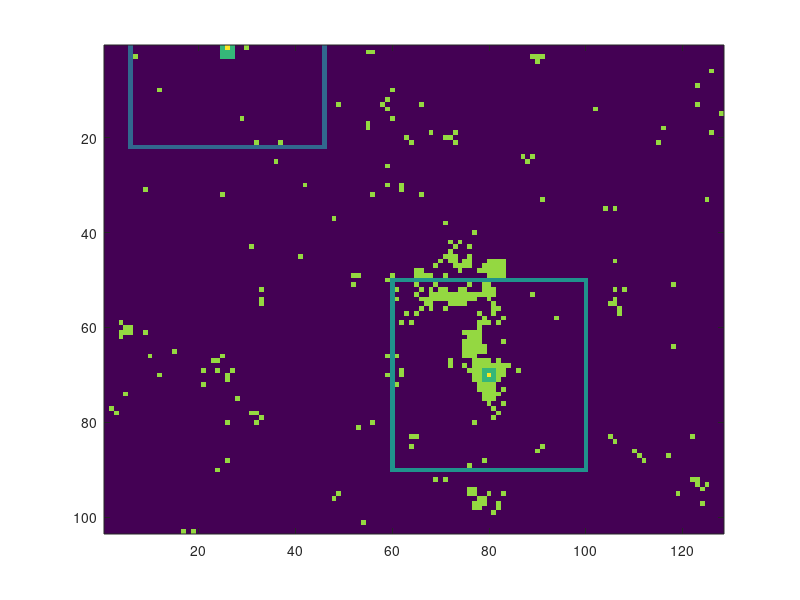

Write the MATLAB code that produced this figure.
% figure
% plot(0:80,accuracy)
% title('Square window sizes around 80,70 vs accuracy')
% xlabel('Radius of square (single pixel to whole image)')
% ylabel('Accuracy')

% figure
% hold on
% for pix=1:100
%     plot(fib,squeeze(accuracy(1,pix,:)))
% end
% title('Square window sizes vs accuracy')
% xlabel('Radius of square (single pixel to whole image)')
% ylabel('Accuracy')
% 
% figure
% shadedErrorBar(fib,squeeze(accuracy(1,:,:)),{@mean,@std}); 
% title('Square window sizes vs accuracy')
% xlabel('Radius of square (single pixel to whole image)')
% ylabel('Accuracy')

% load('Y:\Raw Data\20180308_S2R1\S2R1_searchlight_results.mat');
load('S25R1_searchlight_results.mat');
mask = zeros(size(pvalue_mask,1),size(pvalue_mask,2));
cz = 70; 
cx = 80;
% cz = 78; 
% cx = 68;
window_size = 20;
[x, z] = meshgrid(1:size(pvalue_mask,2), 1:size(pvalue_mask,1));
mask(pvalue_mask) = 5;
% mask((x - cx).^2 + (z - cz).^2 <= window_size.^2 & (x - cx).^2 + (z - cz).^2 > (window_size-1).^2) = 1;
mask(((x<cx-(window_size-1))|(x>cx+(window_size-1))|(z<cz-(window_size-1))|(z>cz+(window_size-1)))&((x>=cx-window_size)&(x<=cx+window_size)&(z>=cz-window_size)&(z<=cz+window_size))) = 3;
% window_size = 30;
% mask(((x<cx-(window_size-1))|(x>cx+(window_size-1))|(z<cz-(window_size-1))|(z>cz+(window_size-1)))&((x>=cx-window_size)&(x<=cx+window_size)&(z>=cz-window_size)&(z<=cz+window_size))) = 3;
cz2 = 2; 
cx2 = 26;
window_size = 20;
% mask((x - cx2).^2 + (z - cz2).^2 <= window_size.^2 & (x - cx2).^2 + (z - cz2).^2 > (window_size-1).^2) = 1;
mask(((x<cx2-(window_size-1))|(x>cx2+(window_size-1))|(z<cz2-(window_size-1))|(z>cz2+(window_size-1)))&((x>=cx2-window_size)&(x<=cx2+window_size)&(z>=cz2-window_size)&(z<=cz2+window_size))) = 2;
% window_size = 30;
% mask(((x<cx2-(window_size-1))|(x>cx2+(window_size-1))|(z<cz2-(window_size-1))|(z>cz2+(window_size-1)))&((x>=cx2-window_size)&(x<=cx2+window_size)&(z>=cz2-window_size)&(z<=cz2+window_size))) = 2;
mask(cz2-1:cz2+1,cx2-1:cx2+1) = 4;
mask(cz-1:cz+1,cx-1:cx+1) = 4;
mask(cz,cx) = 6;
mask(cz2-1,cx2) = 6;
imagesc(mask);
% 
% load('Z:\Acq_161502\UF');
% pixelsize = 0.1;
% X_img_mm = pixelsize/2 + (0:128-1)*pixelsize; % So that the center of the image is at true halfway point, not shifted.
% Z_img_mm = pixelsize/2 + (0:103-1)*pixelsize + UF.Depth(1);
% cmap = plotDuplexImage(X_img_mm, Z_img_mm, mask, zeros(103,128));


% load('S25R1_searchlight_results.mat');
% mask = zeros(103,128);
% cz = 70; 
% cx = 80;
% window_size = 20;
% [x, z] = meshgrid(1:128, 1:103);
% % mask(pvalue_mask) = 1;
% mask(((x<max(cx-(window_size-1),2))|(x>min(cx+(window_size-1),127))|(z<max(cz-(window_size-1),2))|(z>min(cz+(window_size-1),102)))&((x>=max(cx-window_size,1))&(x<=min(cx+window_size,128))&(z>=max(cz-window_size,1))&(z<=min(cz+window_size,103)))) = 3;
% window_size = 50;
% mask(((x<max(cx-(window_size-1),2))|(x>min(cx+(window_size-1),127))|(z<max(cz-(window_size-1),2))|(z>min(cz+(window_size-1),102)))&((x>=max(cx-window_size,1))&(x<=min(cx+window_size,128))&(z>=max(cz-window_size,1))&(z<=min(cz+window_size,103)))) = 3;
% window_size = 80;
% mask(((x<max(cx-(window_size-1),2))|(x>min(cx+(window_size-1),127))|(z<max(cz-(window_size-1),2))|(z>min(cz+(window_size-1),102)))&((x>=max(cx-window_size,1))&(x<=min(cx+window_size,128))&(z>=max(cz-window_size,1))&(z<=min(cz+window_size,103)))) = 3;
% mask(cz,cx) = 3;
% imagesc(mask);

% mask = zeros(103,128,100);
% cz = 70; 
% cx = 80;
% window_size = 15;
% [x, z,~] = meshgrid(1:128, 1:103,1:100);
% mask((x - cx).^2 + (z - cz).^2 <= window_size.^2 & (x - cx).^2 + (z - cz).^2 > (window_size-1).^2) = 1;
